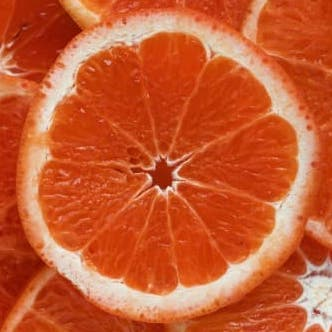
#> input picture TP1/Exercice2/test.jpg, 332 x 332 px
$ python exercice4.py Exercice2/test.jpg
#> lines starting #> are read from the running program, lines starting #| are printed output that depends on the picture
import cv2 as cv
import sys
from matplotlib import pyplot as plt

if len(sys.argv) != 2:
    sys.exit("Image path missing.")

img = cv.imread(cv.samples.findFile(sys.argv[1]),cv.IMREAD_COLOR)
#> img is the input picture: shape (332, 332, 3); mean B, G, R 49.1, 91.1, 200
if img is None:
    sys.exit("Could not read the image.")
hsv = cv.cvtColor(img, cv.COLOR_BGR2HSV)
#> hsv: shape (332, 332, 3); mean H, S, V 9, 197, 200

b,g,r = cv.split(img)
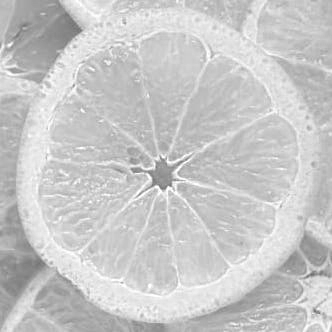
#> r: shape (332, 332); min 106, max 255, mean 200
equalized_b = cv.equalizeHist(b)
equalized_g = cv.equalizeHist(g)
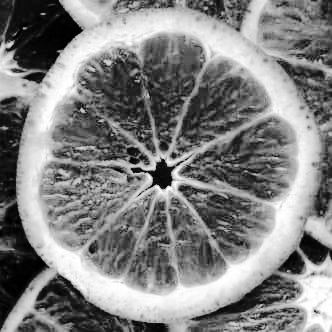
#> equalized_g: shape (332, 332); min 0, max 255, mean 128.7
equalized_r = cv.equalizeHist(r)
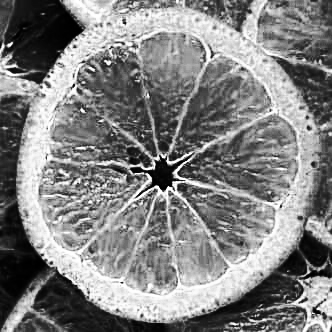
#> equalized_r: shape (332, 332); min 0, max 255, mean 129.2
separate_channels_img = cv.merge((equalized_b,equalized_g,equalized_r))
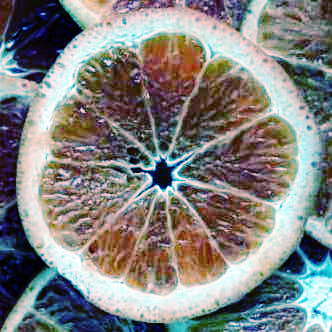
#> separate_channels_img: shape (332, 332, 3); mean B, G, R 127, 128.7, 129.2

h,s,v = cv.split(hsv)
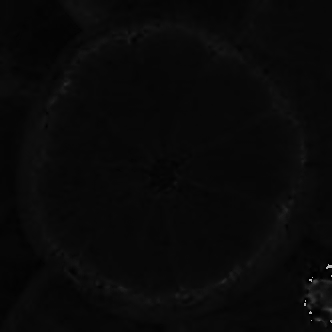
#> h: shape (332, 332); min 0, max 179, mean 9
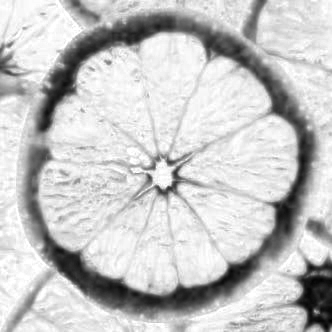
#> s: shape (332, 332); min 2, max 255, mean 197
equalized_v = cv.equalizeHist(v)
v_img = cv.merge((h,s,equalized_v))
#> v_img: shape (332, 332, 3); mean H, S, V 9, 197, 129.2

color = ('b','g','r')
plt.figure("Method 1 : BEFORE EQUALIZING")
for i,col in enumerate(color):
    histr_separate_channels = cv.calcHist([img],[i],None,[256],[0,256])
    plt.plot(histr_separate_channels,color = col)
    plt.xlim([0,256])
plt.title("Separate channels method : Histogram")
plt.show(block=False)
#> figure, not shown here; curve peaks at x = 7, y = 3087; curve peaks at x = 58, y = 2453; curve peaks at x = 199, y = 2388

color = ('h','s','v')
plt.figure("Method 2 : BEFORE EQUALIZING")
for i,col in enumerate(color):
    histr_value  = cv.calcHist([hsv],[i],None,[256],[0,256])
    plt.plot(histr_value)
    plt.xlim([0,256])
plt.title("Value channel method : Histogram")
plt.show(block=False)
#> figure, not shown here; curve peaks at x = 8, y = 35474; curve peaks at x = 244, y = 2504; curve peaks at x = 199, y = 2388

color = ('b','g','r')
plt.figure("Method 1 : AFTER EQUALIZING")
for i,col in enumerate(color):
    histr_separate_channels_equalized = cv.calcHist([separate_channels_img],[i],None,[256],[0,256])
    plt.plot(histr_separate_channels_equalized,color = col)
    plt.xlim([0,256])
plt.title("Separate channels method : Equalized Histogram")
plt.show(block=False)
#> figure, not shown here; curve peaks at x = 34, y = 3087; curve peaks at x = 72, y = 2453; curve peaks at x = 122, y = 2388

color = ('h','s','v')
plt.figure("Method 2 : AFTER EQUALIZING")
for i,col in enumerate(color):
    histr_value_equalized  = cv.calcHist([v_img],[i],None,[256],[0,256])
    plt.plot(histr_value_equalized)
    plt.xlim([0,256])
plt.title("Value channel method : Equalized Histogram")
plt.show(block=False)
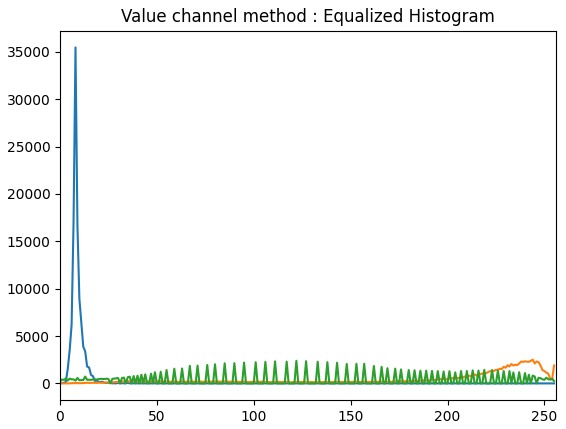
#> figure drawn by matplotlib, 1 panel; curve peaks at x = 8, y = 35474; curve peaks at x = 244, y = 2504; curve peaks at x = 122, y = 2388
cv.imshow("Original RGB Image", img)
cv.imshow("Original HSV Image", hsv)
cv.imshow("Equalized RGB Image", separate_channels_img)
cv.imshow("Equalized HSV Image", v_img)
cv.waitKey(0)
